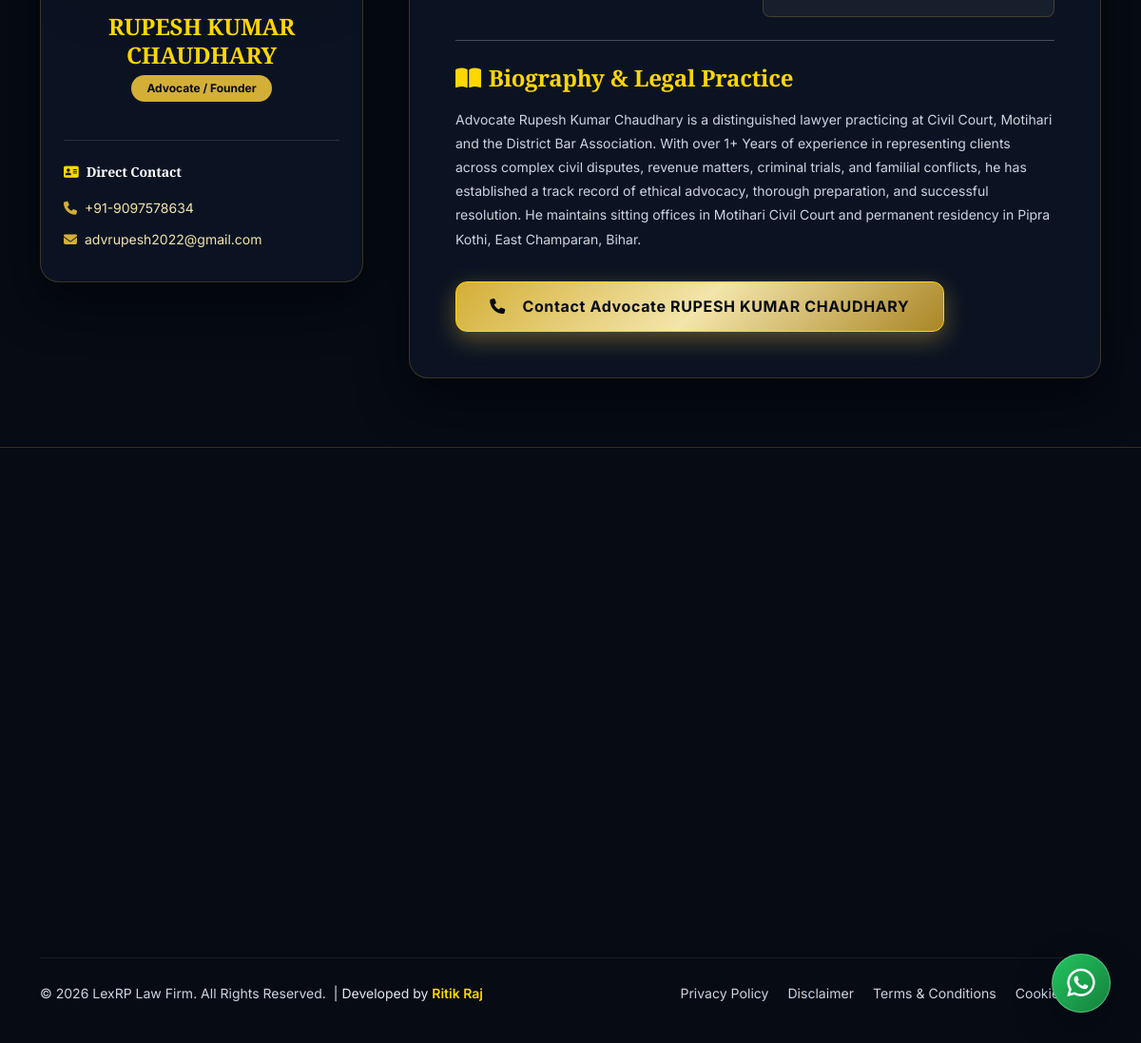
The app's page /advocates/rupesh-kumar-chaudhary/ (lower part), older data.
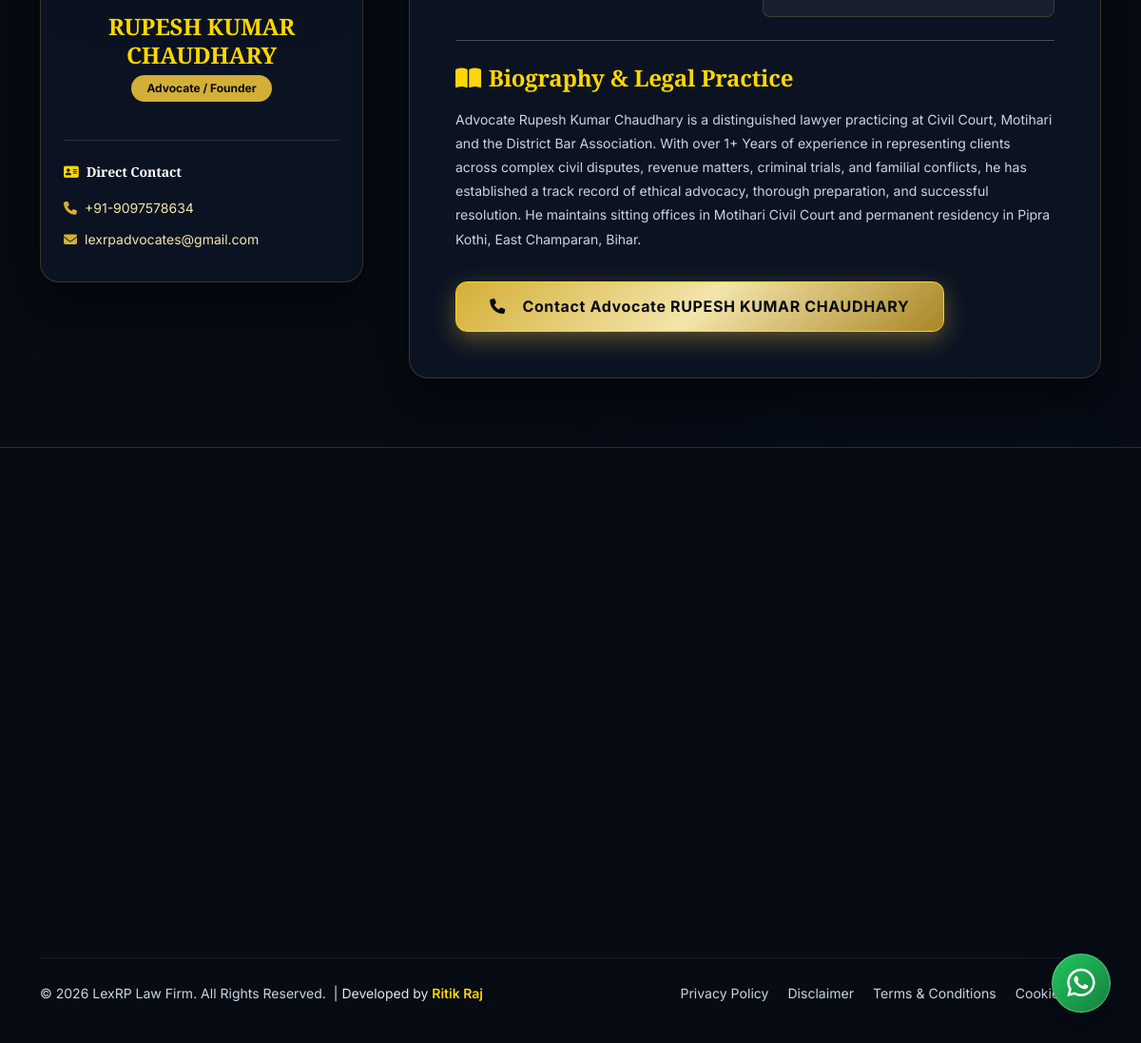
The same page, newer data.
### apps/core/models.py (models this page shows, shortened)
class Advocate(models.Model):
    name = models.CharField(max_length=255)
    slug = models.SlugField(unique=True, blank=True)
    designation = models.CharField(max_length=150, default="Advocate")
    qualification = models.CharField(max_length=255)
    experience = models.CharField(max_length=100)
    practice_areas = models.CharField(max_length=255, help_text="Comma-separated practice areas.")
    languages = models.CharField(max_length=255)
    bar_council_registration = models.CharField(max_length=100)
    phone = models.CharField(max_length=20)
    email = models.EmailField()
    linkedin_url = models.URLField(blank=True, null=True)
    photo = models.ImageField(upload_to='advocate_photos/', blank=True, null=True)
    bio = models.TextField(blank=True, null=True, help_text="Detailed biography of the advocate.")

### apps/core/views.py (the view)
# urls.py: path('advocates/<slug:slug>/', AdvocateProfileView.as_view(), name='advocate_profile'),
class AdvocateProfileView(DetailView):
    model = Advocate
    template_name = 'advocate_profile.html'
    context_object_name = 'advocate'

### templates/advocate_profile.html (shortened to what this page needs)
{% extends "base.html" %}
{% load static %}
{% block content %}
    <section class="py-5">
        <div class="container py-4">
            <div class="row g-5">
                <div class="col-lg-4 reveal-left">
                    <div class="glass-panel p-4 text-center" data-spotlight data-tilt>
                        <h4 class="font-serif text-gold-bright fw-bold mb-1">{{ advocate.name }}</h4>
                        <span class="badge bg-gold text-dark font-sans fw-bold rounded-pill px-3 py-2 mb-4">{{ advocate.designation }}</span>
                        <hr class="border-secondary mb-4" style="opacity: 0.3;">
                        <div class="text-start">
                            <h6 class="fw-bold text-white small mb-3"><i class="fa-solid fa-address-card text-gold-bright me-2"></i>Direct Contact</h6>
                            <p class="small text-muted mb-2"><i class="fa-solid fa-phone text-gold me-2"></i><a href="tel:{{ advocate.phone }}" class="text-gold-light">{{ advocate.phone }}</a></p>
                            <p class="small text-muted mb-2"><i class="fa-solid fa-envelope text-gold me-2"></i><a href="mailto:{{ advocate.email }}" class="text-gold-light">{{ advocate.email }}</a></p>
                        </div>
                    </div>
                </div>
                <div class="col-lg-8 reveal-right">
                    <div class="glass-panel p-4 p-md-5" data-spotlight>
                        <div class="row g-3 my-2">
                            <div class="col-sm-6">
                            </div>
                            <div class="col-sm-6">
                                <div class="p-3 rounded-3" style="background: rgba(255,255,255,0.05); border: 1px solid var(--border-glass);">
                                </div>
                            </div>
                        </div>
                        <hr class="my-4" style="opacity: 0.3;">
                        <h4 class="font-serif text-gold-bright fw-bold mb-3"><i class="fa-solid fa-book-open me-2"></i>Biography & Legal Practice</h4>
                        <div class="text-body small leading-relaxed">
                            {% if advocate.bio %}
                                {{ advocate.bio|linebreaks }}
                            {% else %}
                                <p>Advocate {{ advocate.name }} has been delivering trusted legal services across civil and criminal courts. Guided by ethical standards, integrity, and absolute confidentiality, he is dedicated to defending clients' rights and building robust arguments for successful case resolutions.</p>
                            {% endif %}
                        </div>
                        <div class="mt-4 pt-2">
                            <a href="tel:{{ advocate.phone }}" class="btn btn-gold"><i class="fa-solid fa-phone me-2"></i>Contact Advocate {{ advocate.name }}</a>
                        </div>
                    </div>
                </div>
            </div>
        </div>
    </section>
{% endblock %}

### templates/base.html (shortened to what this page needs)
{% load static %}
<!DOCTYPE html>
<html lang="en" data-theme="dark">
<head>
    <link href="https://cdn.jsdelivr.net/npm/bootstrap@5.3.0/dist/css/bootstrap.min.css" rel="stylesheet">
    <link rel="stylesheet" href="https://cdnjs.cloudflare.com/ajax/libs/font-awesome/6.4.0/css/all.min.css">
    <link rel="stylesheet" href="{% static 'css/style.css' %}">
</head>
<body>
    <main>
        {% block content %}
        {% endblock %}
    </main>
    <footer class="footer-section pt-5 pb-3">
        <div class="container pt-4">
            <div class="row g-4 mb-5 stagger-children">
            </div>
            <hr class="border-secondary mb-4" style="opacity: 0.3;">
            <div class="row align-items-center g-3 small">
                <div class="col-md-7 text-center text-md-start" style="color: #cbd5e1 !important;">
                    &copy; 2026 LexRP Law Firm. All Rights Reserved.
                    <span class="d-inline-block ms-1">
                        | Developed by <a href="https://ritikprofile.vercel.app/" target="_blank" rel="noopener noreferrer" class="developer-link" style="color: #ffd700 !important; font-weight: 600; text-decoration: none;">Ritik Raj</a>
                    </span>
                </div>
                <div class="col-md-5 text-center text-md-end footer-legal-links">
                    <a href="{% url 'core:privacy_policy' %}" class="me-3">Privacy Policy</a>
                    <a href="{% url 'core:disclaimer' %}" class="me-3">Disclaimer</a>
                    <a href="{% url 'core:terms_conditions' %}" class="me-3">Terms & Conditions</a>
                    <a href="{% url 'core:cookie_policy' %}">Cookie Policy</a>
                </div>
            </div>
        </div>
    </footer>
    <div id="toast-container" class="toast-container position-fixed bottom-0 end-0 p-3"></div>
    <a href="https://wa.me/919097578634" class="whatsapp-float shadow-lg" target="_blank" aria-label="Chat on WhatsApp">
        <i class="fa-brands fa-whatsapp"></i>
    </a>
</body>
</html>

Row changes from the older to the newer data that the page shows:
changed Advocate "RUPESH KUMAR CHAUDHARY": email "advrupesh2022@gmail.com" → "lexrpadvocates@gmail.com"
